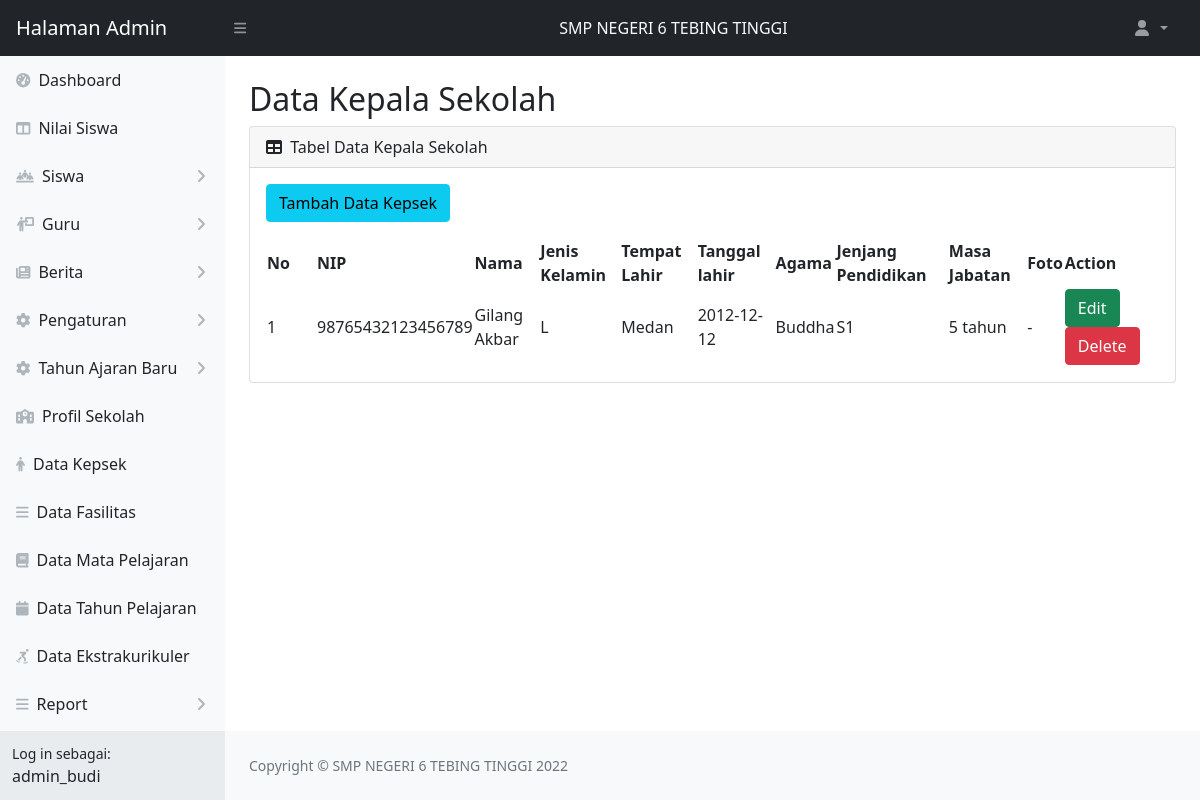
Screenshot of /web_app/admin/tabel-kepsek.php (signed in) with the database file from the repository.
### tables this page shows
CREATE TABLE `akun_admin` (
  `admin_id` int(11) NOT NULL,
  `username` varchar(15) NOT NULL,
  `nama_lengkap` varchar(50) NOT NULL,
  `password` varchar(60) NOT NULL
);

CREATE TABLE `kepala_sekolah` (
  `id` int(11) NOT NULL,
  `nama_lengkap` varchar(50) NOT NULL,
  `nip` char(18) NOT NULL,
  `jenis_kelamin` enum('L','P') NOT NULL,
  `tempat_lahir` text NOT NULL,
  `tanggal_lahir` date NOT NULL,
  `agama` enum('Islam','Katolik','Protestan','Buddha','Konghucu','Hindu') NOT NULL,
  `jenjang` char(3) NOT NULL,
  `masa_jabatan` text NOT NULL,
  `foto` varchar(30) DEFAULT NULL
);

### web_app/admin/tabel-kepsek.php (the view, shortened to what this page needs)
<?php
    include 'koneksi.php';
    $admin = "SELECT username, nama_lengkap FROM akun_admin WHERE admin_id = '".$_SESSION['admin_id']."'";
    $data_admin = mysqli_query($koneksi, $admin);
    $get = mysqli_fetch_object($data_admin);
?>
<!DOCTYPE html>
<html lang="en">
    <head>
        <link href="https://cdn.jsdelivr.net/npm/simple-datatables@latest/dist/style.css" rel="stylesheet" />
        <link href="css/styles.css" rel="stylesheet" />
    </head>
    <body class="sb-nav-fixed">
        <?php
            include 'topnavbar.php';
            include 'sidebar.php';
        ?>
        <div id="layoutSidenav_content">
            <main>
                <div class="container-fluid px-4">
                    <h2 class="mt-4">Data Kepala Sekolah</h2>
                    <div class="card mb-4">
                        <div class="card-header">
                            <i class="fas fa-table me-1"></i>
                            Tabel Data Kepala Sekolah
                        </div>
                        <div class="card-body">
                            <a class="btn btn-info mb-3" href="tambah-kepsek.php">Tambah Data Kepsek</a>
                            <table id="datatablesSimple">
                                <thead>
                                    <tr>
                                        <th width="50px">No</th>
                                        <th>NIP</th>
                                        <th>Nama</th>
                                        <th>Jenis Kelamin</th>
                                        <th>Tempat Lahir</th>
                                        <th>Tanggal lahir</th>
                                        <th>Agama</th>
                                        <th>Jenjang Pendidikan</th>
                                        <th>Masa Jabatan</th>
                                        <th>Foto</th>
                                        <th>Action</th>
                                    </tr>
                                </thead>
                                <tbody>
                                <?php
                                    $no = 1;
                                    $datakepsek = "SELECT id, nama_lengkap, nip, jenis_kelamin, tempat_lahir, tanggal_lahir, agama, jenjang, masa_jabatan, foto FROM kepala_sekolah";
                                    $kepsek=mysqli_query($koneksi, $datakepsek);
                                    if(mysqli_num_rows($kepsek)>0){
                                    while($data = mysqli_fetch_array($kepsek)){
                                ?>
                                    <tr>
                                        <td><?php echo $no++?></td>
                                        <td><?php echo $data['nip']?></td>
                                        <td><?php echo $data['nama_lengkap']?></td>
                                        <td><?php echo $data['jenis_kelamin']?></td>
                                        <td><?php echo $data['tempat_lahir']?></td>
                                        <td><?php echo $data['tanggal_lahir']?></td>
                                        <td><?php echo $data['agama']?></td>
                                        <td><?php echo $data['jenjang']?></td>
                                        <td><?php echo $data['masa_jabatan']?></td>
                                        <?php
                                            if (empty($data['foto'])){
                                        ?>
                                            <td> - </td>
                                        <?php } else{ ?>
                                            <td><img src="gambar/<?php echo $data['foto']?>" width="50px"></td>
                                        <?php } ?>
                                        <td>
                                            <a class="btn btn-success" href="update-kepsek.php?idkepsek=<?php echo $data['id']?>">Edit</a>
                                            <a class="btn btn-danger" href="process.php?deletekepsek=<?php echo $data['id']?>" onclick="return confirm('Yakin ingin menghapus data?')">Delete</a>
                                        </td>
                                    </tr>
                                <?php }} ?>
                                </tbody>
                            </table>
                        </div>
                    </div>
                </div>
            </main>
            <?php
                include 'footer.php';
            ?>
        </div>
    </div>
</body>
</html>

### web_app/admin/sidebar.php (shortened to what this page needs)
<div id="layoutSidenav">
            <div id="layoutSidenav_nav">
                <nav class="sb-sidenav accordion sb-sidenav-light" id="sidenavAccordion">
                    <div class="sb-sidenav-menu">
                        <div class="nav">
                            <a class="nav-link" href="index.php">
                                <div class="sb-nav-link-icon"><i class="fas fa-tachometer-alt"></i></div>
                                Dashboard
                            </a>
                            <a class="nav-link" href="tabel-nilai.php">
                                <div class="sb-nav-link-icon"><i class="fas fa-columns"></i></div>
                                Nilai Siswa
                            </a>
                                    <a class="nav-link collapsed" href="#" data-bs-toggle="collapse" data-bs-target="#pagesCollapseSiswa" aria-expanded="false" aria-controls="pagesCollapseAuth">
                                        <div class="sb-nav-link-icon"><i class="fas fa-people-line"></i></div>
                                        Siswa
                                        <div class="sb-sidenav-collapse-arrow"><i class="fas fa-angle-down"></i></div>
                                    </a>
                                    <a class="nav-link collapsed" href="#" data-bs-toggle="collapse" data-bs-target="#pagesCollapseGuru" aria-expanded="false" aria-controls="pagesCollapseAuth">
                                        <div class="sb-nav-link-icon"><i class="fas fa-person-chalkboard"></i></div>
                                        Guru
                                        <div class="sb-sidenav-collapse-arrow"><i class="fas fa-angle-down"></i></div>
                                    </a>
                                    <a class="nav-link collapsed" href="#" data-bs-toggle="collapse" data-bs-target="#pagesCollapseBerita" aria-expanded="false" aria-controls="pagesCollapseAuth">
                                        <div class="sb-nav-link-icon"><i class="fas fa-newspaper"></i></div>
                                        Berita
                                        <div class="sb-sidenav-collapse-arrow"><i class="fas fa-angle-down"></i></div>
                                    </a>
                                    <a class="nav-link collapsed" href="#" data-bs-toggle="collapse" data-bs-target="#pagesCollapsePengaturan" aria-expanded="false" aria-controls="pagesCollapseAuth">
                                        <div class="sb-nav-link-icon"><i class="fas fa-gear"></i></div>
                                        Pengaturan
                                        <div class="sb-sidenav-collapse-arrow"><i class="fas fa-angle-down"></i></div>
                                    </a>
                                    <a class="nav-link collapsed" href="#" data-bs-toggle="collapse" data-bs-target="#pagesCollapseTA" aria-expanded="false" aria-controls="pagesCollapseAuth">
                                        <div class="sb-nav-link-icon"><i class="fas fa-gear"></i></div>
                                        Tahun Ajaran Baru
                                        <div class="sb-sidenav-collapse-arrow"><i class="fas fa-angle-down"></i></div>
                                    </a>
                                    <a class="nav-link" href="profil-sekolah.php">
                                        <div class="sb-nav-link-icon"><i class="fas fa-school"></i></div>
                                        Profil Sekolah
                                    </a>
                                    <a class="nav-link" href="tabel-kepsek.php">
                                        <div class="sb-nav-link-icon"><i class="fas fa-person"></i></div>
                                        Data Kepsek
                                    </a>
                                    <a class="nav-link" href="tabel-fasilitas.php">
                                        <div class="sb-nav-link-icon"><i class="fas fa-bars"></i></div>
                                        Data Fasilitas
                                    </a>
                                    <a class="nav-link" href="tabel-matapelajaran.php">
                                        <div class="sb-nav-link-icon"><i class="fas fa-book"></i></div>
                                        Data Mata Pelajaran
                                    </a>
                                    <a class="nav-link" href="tabel-tahunpelajaran.php">
                                        <div class="sb-nav-link-icon"><i class="fas fa-calendar"></i></div>
                                        Data Tahun Pelajaran
                                    </a>
                                    <a class="nav-link" href="tabel-ekstrakurikuler.php">
                                        <div class="sb-nav-link-icon"><i class="fas fa-person-skating"></i></div>
                                        Data Ekstrakurikuler
                                    </a>
                                    <a class="nav-link collapsed" href="#" data-bs-toggle="collapse" data-bs-target="#pagesCollapseReport" aria-expanded="false" aria-controls="pagesCollapseAuth">
                                        <div class="sb-nav-link-icon"><i class="fas fa-bars"></i></div>
                                        Report
                                        <div class="sb-sidenav-collapse-arrow"><i class="fas fa-angle-down"></i></div>
                                    </a>
                                    <a class="nav-link collapsed" href="#" data-bs-toggle="collapse" data-bs-target="#pagesCollapseTrash" aria-expanded="false" aria-controls="pagesCollapseAuth">
                                    </a>
                        </div>
                    </div>
                    <div class="sb-sidenav-footer">
                        <div class="small">Log in sebagai:</div>
                        <?php echo $get->username ?>
                    </div>
                </nav>
            </div>

### rows the page displays
akun_admin: username "admin_budi"
kepala_sekolah: nip "98765432123456789", nama_lengkap "Gilang Akbar", jenis_kelamin "L", tempat_lahir "Medan", tanggal_lahir "2012-12-12", agama "Buddha", jenjang "S1", masa_jabatan "5 tahun"
